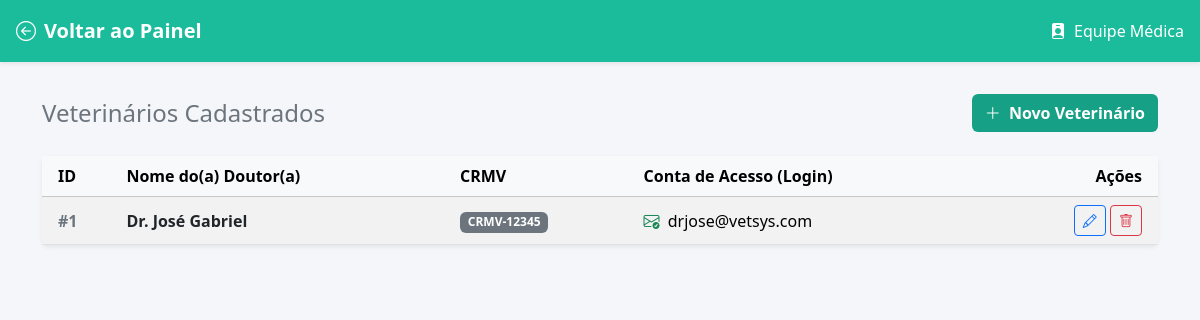
Page /veterinarios/index.php (signed in) on the committed database.
### tables this page shows
CREATE TABLE veterinario (
    id_veterinario INT         AUTO_INCREMENT,
    id_usuario     INT         UNIQUE,                         
    nome_vet       VARCHAR(100) NOT NULL,
    crmv           VARCHAR(20) NOT NULL UNIQUE,
    PRIMARY KEY (id_veterinario),
    FOREIGN KEY (id_usuario) REFERENCES usuario(id_usuario) ON DELETE SET NULL
);

CREATE TABLE usuario (
    id_usuario INT          AUTO_INCREMENT,
    email      VARCHAR(100) NOT NULL UNIQUE,
    senha      VARCHAR(255) NOT NULL,                           
    perfil     ENUM('Gerente','Recepcionista','Veterinario','Cliente') NOT NULL,
    PRIMARY KEY (id_usuario)
);

### veterinarios/index.php (the view, shortened to what this page needs)
<?php
$pdo = getConexao();
$query = '
    SELECT v.id_veterinario, v.nome_vet, v.crmv, u.email
    FROM veterinario v
    LEFT JOIN usuario u ON v.id_usuario = u.id_usuario
    ORDER BY v.nome_vet ASC
';
$stmt = $pdo->query($query);
$veterinarios = $stmt->fetchAll();
?>
<!DOCTYPE html>
<html lang="pt-BR">
<head>
    <link href="https://cdn.jsdelivr.net/npm/bootstrap@5.3.3/dist/css/bootstrap.min.css" rel="stylesheet">
    <link href="https://cdn.jsdelivr.net/npm/bootstrap-icons@1.11.3/font/bootstrap-icons.min.css" rel="stylesheet">
</head>
<body>
<div class="topbar d-flex justify-content-between align-items-center shadow-sm">
    <div>
        <a href="../painel.php" class="fw-bold fs-5">
            <i class="bi bi-arrow-left-circle me-2"></i>Voltar ao Painel
        </a>
    </div>
    <div>
        <i class="bi bi-person-badge-fill me-1"></i> Equipe Médica
    </div>
</div>
<div class="container">
    <div class="d-flex justify-content-between align-items-center mb-4">
        <h2 class="h4 mb-0 text-secondary">Veterinários Cadastrados</h2>
        <a href="novo.php" class="btn text-white fw-semibold" style="background-color: #16a085;">
            <i class="bi bi-plus-lg me-1"></i> Novo Veterinário
        </a>
    </div>
    <div class="card shadow-sm border-0">
        <div class="card-body p-0">
            <div class="table-responsive">
                <table class="table table-hover table-striped align-middle mb-0">
                    <thead class="table-light">
                        <tr>
                            <th class="ps-3">ID</th>
                            <th>Nome do(a) Doutor(a)</th>
                            <th>CRMV</th>
                            <th>Conta de Acesso (Login)</th>
                            <th class="text-end pe-3">Ações</th>
                        </tr>
                    </thead>
                    <tbody>
                        <?php if (empty($veterinarios)): ?>
                            <tr>
                                <td colspan="5" class="text-center py-4 text-muted">Nenhum veterinário cadastrado.</td>
                            </tr>
                        <?php else: ?>
                            <?php foreach ($veterinarios as $v): ?>
                            <tr>
                                <td class="ps-3 fw-semibold text-secondary">#<?= $v['id_veterinario'] ?></td>
                                <td class="fw-bold text-dark"><?= htmlspecialchars($v['nome_vet']) ?></td>
                                <td>
                                    <span class="badge bg-secondary">
                                        <?= htmlspecialchars($v['crmv']) ?>
                                    </span>
                                </td>
                                <td>
                                    <?php if ($v['email']): ?>
                                        <i class="bi bi-envelope-check text-success me-1"></i> <?= htmlspecialchars($v['email']) ?>
                                    <?php else: ?>
                                        <span class="text-muted fst-italic"><i class="bi bi-envelope-dash me-1"></i> Sem login vinculado</span>
                                    <?php endif; ?>
                                </td>
                                <td class="text-end pe-3">
                                    <a href="editar.php?id=<?= $v['id_veterinario'] ?>" class="btn btn-sm btn-outline-primary" title="Editar">
                                        <i class="bi bi-pencil"></i>
                                    </a>
                                    <a href="excluir.php?id=<?= $v['id_veterinario'] ?>" class="btn btn-sm btn-outline-danger" title="Excluir" onclick="return confirm('Tem certeza que deseja remover este profissional?');">
                                        <i class="bi bi-trash"></i>
                                    </a>
                                </td>
                            </tr>
                            <?php endforeach; ?>
                        <?php endif; ?>
                    </tbody>
                </table>
            </div>
        </div>
    </div>
</div>
</body>
</html>

### veterinarios/index.php (style rules this page uses)
body { background: #f4f6f9; }
.topbar { background: #1abc9c; color: white; padding: 1rem; margin-bottom: 2rem; }
.topbar a { color: white; text-decoration: none; }

### rows in the picture
veterinario: id_veterinario "1", nome_vet "Dr. José Gabriel", crmv "CRMV-12345", id_usuario.email "drjose@vetsys.com"
